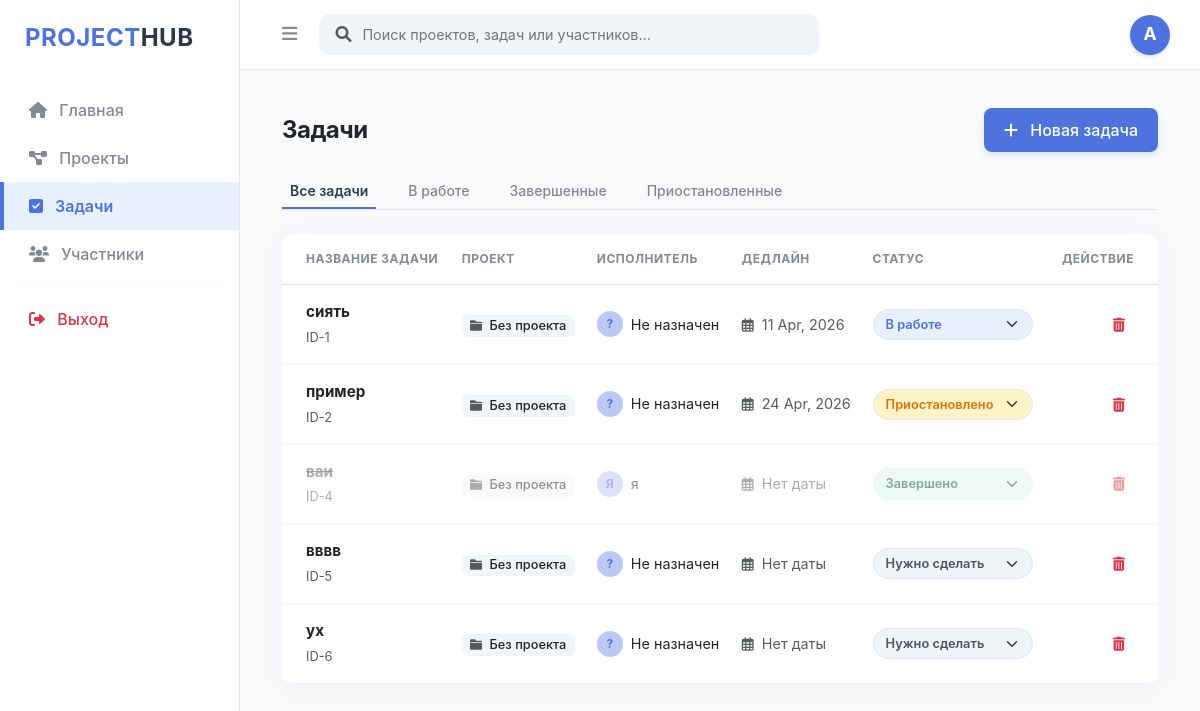
/tasks, run on an earlier commit of the app's database.
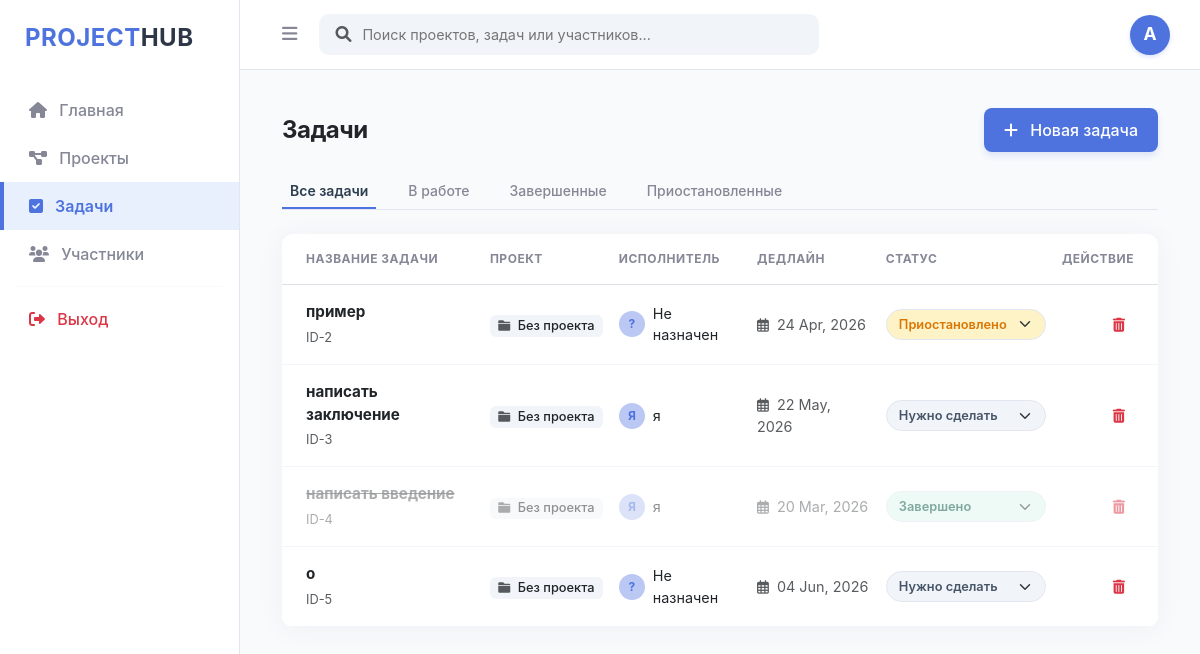
And on a later commit of the database.
### app/models/task.py (models this page shows)
class Task(Base):
    __tablename__ = "tasks"
    id = Column(Integer, primary_key=True, index=True)
    title = Column(String)
    status = Column(String, default="To Do")
    owner_id = Column(Integer, ForeignKey("users.id"))
    owner = relationship("User", back_populates="tasks")
    deadline = Column(Date, nullable=True)
    project_id = Column(Integer, ForeignKey("projects.id"))

### app/models/user.py (models this page shows)
class User(Base):
    __tablename__ = "users"
    id = Column(Integer, primary_key=True, index=True)
    username = Column(String, unique=True, index=True)
    email = Column(String, unique=True, index=True)
    hashed_password = Column(String)
    role = Column(String, default=UserRole.DEVELOPER.value)
    tasks = relationship("Task", back_populates="owner")
    projects = relationship("Project", back_populates="owner")

### app/main.py (the view)
@app.get("/tasks", response_class=HTMLResponse)
async def tasks_page(request: Request, status: str = None, db: Session = Depends(get_db)):
    users = db.query(User).all()
    tasks = db.query(Task).all()
    users = db.query(User).all()
    projects = db.query(Project).all()
    try:
        query = db.query(Task)
        if status:
            query = query.filter(Task.status == status)
        tasks = query.all()
        projects = db.query(Project).all()
        return templates.TemplateResponse("tasks.html", {
            "request": request,
            "tasks": tasks,
            "users": users,
            "projects": projects,
            "current_status": status # Передаем текущий фильтр в шаблон
        })
    except Exception as e:
        return HTMLResponse(content=f"Ошибка: {e}", status_code=500)

### templates/tasks.html (shortened to what this page needs)
{% extends "base.html" %}
{% block content %}
<div class="container-fluid py-2">
    <div class="d-flex justify-content-between align-items-center mb-4">
        <h2 class="h4 fw-bold text-dark mb-0" style="letter-spacing: -0.5px;">Задачи</h2>
        <button class="btn btn-create-task" data-bs-toggle="modal" data-bs-target="#createTaskModal">
            <i class="fas fa-plus me-2"></i> Новая задача
        </button>
    </div>
    <div class="d-flex gap-2 mb-4 border-bottom pb-0" style="border-color: #e3e6f0 !important;">
        <a href="/tasks" class="btn btn-sm filter-tab shadow-none {% if not current_status %}active-filter{% endif %} me-3">
            Все задачи
        </a>
        <a href="/tasks?status=In Progress" class="btn btn-sm filter-tab shadow-none {% if current_status == 'In Progress' %}active-filter{% endif %} me-3">
            В работе
        </a>
        <a href="/tasks?status=Done" class="btn btn-sm filter-tab shadow-none {% if current_status == 'Done' %}active-filter{% endif %} me-3">
            Завершенные
        </a>
        <a href="/tasks?status=On Hold" class="btn btn-sm filter-tab shadow-none {% if current_status == 'On Hold' %}active-filter{% endif %}">
            Приостановленные
        </a>
    </div>
    <div class="card border-0 shadow-sm" style="border-radius: 12px; overflow: hidden; box-shadow: 0 0.15rem 1.75rem 0 rgba(58, 59, 69, 0.05) !important;">
        <div class="table-responsive">
            <table class="table align-middle mb-0" style="background: #ffffff;">
                <thead style="background: #f8fafc;">
                    <tr>
                        <th class="ps-4 py-3 text-uppercase" style="font-size: 0.75rem; color: var(--neutral-gray); letter-spacing: 0.5px;">Название задачи</th>
                        <th class="py-3 text-uppercase" style="font-size: 0.75rem; color: var(--neutral-gray); letter-spacing: 0.5px;">Проект</th>
                        <th class="py-3 text-uppercase" style="font-size: 0.75rem; color: var(--neutral-gray); letter-spacing: 0.5px;">Исполнитель</th>
                        <th class="py-3 text-uppercase" style="font-size: 0.75rem; color: var(--neutral-gray); letter-spacing: 0.5px;">Дедлайн</th>
                        <th class="py-3 text-uppercase" style="font-size: 0.75rem; color: var(--neutral-gray); letter-spacing: 0.5px;">Статус</th>
                        <th class="pe-4 py-3 text-end text-uppercase" style="font-size: 0.75rem; color: var(--neutral-gray); letter-spacing: 0.5px;">Действие</th>
                    </tr>
                </thead>
                <tbody>
                    {% for task in tasks %}
                    <tr class="border-bottom {% if task.status == 'Done' %}opacity-50{% endif %}" style="transition: all 0.3s ease; border-color: #f1f5f9 !important;">
                        <td class="ps-4 py-3">
                            <div class="fw-bold {% if task.status == 'Done' %}text-decoration-line-through text-muted{% else %}text-dark{% endif %}" style="font-size: 0.95rem;">
                                {{ task.title }}
                            </div>
                            <small class="text-muted" style="font-size: 0.8rem;">ID-{{ task.id }}</small>
                        </td>
                        <td>
                            <span class="badge font-weight-normal px-2.5 py-1.5 text-dark" style="background: #f1f5f9; border-radius: 6px; font-size: 0.8rem; font-weight: 500;">
                                <i class="fas fa-folder me-1 text-muted" style="font-size: 0.75rem;"></i> {{ task.project.title if task.project else 'Без проекта' }}
                            </span>
                        </td>
                        <td>
                            <div class="d-flex align-items-center">
                                <div class="rounded-circle me-2 fw-bold text-white" style="width: 26px; height: 26px; background: #bac8f3; color: var(--primary-blue) !important; display: flex; align-items: center; justify-content: center; font-size: 0.75rem;">
                                    {{ task.owner.username[0].upper() if task.owner else '?' }}
                                </div>
                                <span class="text-dark" style="font-size: 0.9rem;">{{ task.owner.username if task.owner else 'Не назначен' }}</span>
                            </div>
                        </td>
                        <td class="text-muted" style="font-size: 0.9rem;">
                            <i class="far fa-calendar-alt me-1" style="font-size: 0.85rem;"></i>
                            {{ task.deadline.strftime('%d %b, %Y') if task.deadline else 'Нет даты' }}
                        </td>
                        <td>
                            <form action="/tasks/update-status/{{ task.id }}" method="post" style="margin: 0;">
                                <select name="status" onchange="this.form.submit()" class="form-select form-select-sm status-select shadow-none {% if task.status == 'To Do' %}status-select-todo{% elif task.status == 'In Progress' %}status-select-progress{% elif task.status == 'Done' %}status-select-done{% else %}status-select-hold{% endif %}">
                                    <option value="To Do" {% if task.status == 'To Do' %}selected{% endif %}>Нужно сделать</option>
                                    <option value="In Progress" {% if task.status == 'In Progress' %}selected{% endif %}>В работе</option>
                                    <option value="Done" {% if task.status == 'Done' %}selected{% endif %}>Завершено</option>
                                    <option value="On Hold" {% if task.status == 'On Hold' %}selected{% endif %}>Приостановлено</option>
                                </select>
                            </form>
                        </td>
                        <td class="pe-4 text-end">
                            <form action="/tasks/delete/{{ task.id }}" method="post" style="display: inline;" onsubmit="return confirm('Удалить эту задачу?')">
                                <button type="submit" class="btn btn-sm text-danger shadow-none p-2" title="Удалить" style="border-radius: 6px; transition: background-color 0.2s;">
                                    <i class="fas fa-trash-alt"></i>
                                </button>
                            </form>
                        </td>
                    </tr>
                    {% endfor %}
                </tbody>
            </table>
        </div>
    </div>
</div>
{% endblock %}

### templates/base.html (shortened to what this page needs)
<!DOCTYPE html>
<html lang="ru">
<head>
    <link href="https://cdn.jsdelivr.net/npm/bootstrap@5.3.0/dist/css/bootstrap.min.css" rel="stylesheet">
    <link rel="stylesheet" href="https://cdnjs.cloudflare.com/ajax/libs/font-awesome/6.0.0/css/all.min.css">
</head>
<body>
    <div class="sidebar" id="sidebar">
        <div class="sidebar-brand">PROJECT<span>HUB</span></div>
        <nav class="nav flex-column">
            <a class="nav-link {% if request.url.path == '/' %}active{% endif %}" href="/">
                <i class="fas fa-home me-2"></i> Главная
            </a>
            <a class="nav-link {% if request.url.path == '/projects' %}active{% endif %}" href="/projects">
                <i class="fas fa-project-diagram me-2"></i> Проекты
            </a>
            <a class="nav-link {% if request.url.path.startswith('/tasks') %}active{% endif %}" href="/tasks">
                <i class="fas fa-check-square me-2"></i> Задачи
            </a>
            <a class="nav-link {% if request.url.path == '/users' %}active{% endif %}" href="/users">
                <i class="fas fa-users me-2"></i> Участники
            </a>
            <hr class="mx-3 my-2" style="color: #e3e6f0;">
            <a class="nav-link text-danger" href="/logout">
                <i class="fas fa-sign-out-alt me-2"></i> Выход
            </a>
        </nav>
    </div>
    <div class="topbar" id="topbar">
        <button id="toggleBtn">
            <i class="fas fa-bars"></i>
        </button>
        <div class="search-container" id="searchContainer">
            <form action="/search" method="get" class="w-100 position-relative">
                <i class="fas fa-search position-absolute top-50 start-0 translate-middle-y ms-3 text-muted" style="z-index: 5;"></i>
                <input type="text" id="searchInput" name="q" class="custom-search-input shadow-none"
                       placeholder="Поиск проектов, задач или участников..."
                       value="{{ query if query else '' }}">
            </form>
        </div>
        <div class="ms-auto dropdown profile-dropdown">
            <a href="#" class="d-flex align-items-center text-decoration-none dropdown-toggle" id="profileMenu" data-bs-toggle="dropdown" aria-expanded="false">
                <div class="profile-avatar">
                    {% if user %}{{ user.username[0] | upper }}{% else %}A{% endif %}
                </div>
            </a>
        </div>
    </div>
    <div class="main-content" id="mainContent">
        {% block content %}{% endblock %}
    </div>
</body>
</html>

### templates/base.html (style rules this page uses)
:root { --sidebar-width: 240px; --topbar-height: 70px; --primary-blue: #4e73df; --light-blue: #e8f0fe; --neutral-dark: #2c3e50; --neutral-gray: #858796; }
body { background-color: #f8fafc; font-family: 'Inter', sans-serif; margin: 0; overflow-x: hidden; }
.sidebar { width: var(--sidebar-width); height: 100vh; position: fixed; left: 0; top: 0; background: #ffffff; border-right: 1px solid #e3e6f0; padding-top: 20px; z-index: 1050; transition: transform 0.3s ease; }
.sidebar-brand { padding: 0 25px 30px; font-size: 1.5rem; font-weight: 700; color: var(--primary-blue); letter-spacing: 0.5px; }
.sidebar-brand span { color: #2d3748; }
.nav-link { padding: 12px 25px; color: var(--neutral-gray); font-weight: 500; transition: all 0.2s; text-decoration: none; display: block; border-left: 4px solid transparent; }
.nav-link i { transition: color 0.2s; }
.nav-link.active { color: var(--primary-blue); background: var(--light-blue); font-weight: 600; border-left-color: var(--primary-blue); }
.nav-link.active i { color: var(--primary-blue); }
.topbar { height: var(--topbar-height); margin-left: var(--sidebar-width); background: #ffffff; border-bottom: 1px solid #e3e6f0; display: flex; align-items: center; padding: 0 30px; position: sticky; top: 0; z-index: 1000; transition: margin-left 0.3s ease; }
#toggleBtn { color: var(--neutral-gray); border: none; background: transparent; font-size: 1.1rem; padding: 8px 12px; border-radius: 8px; transition: all 0.2s; }
.search-container { flex-grow: 1; max-width: 500px; margin-left: 10px; position: relative; }
.custom-search-input { width: 100%; padding: 9px 15px 9px 42px; background: #f1f5f9; border: 1px solid transparent; border-radius: 10px; font-size: 0.9rem; outline: none; transition: all 0.2s; }
.profile-dropdown .dropdown-toggle::after { display: none; }
.profile-avatar { width: 40px; height: 40px; background-color: var(--primary-blue); border-radius: 50%; color: white; display: flex; align-items: center; justify-content: center; font-weight: bold; font-size: 1.1rem; box-shadow: 0 2px 4px rgba(78, 115, 223, 0.2); }
.main-content { margin-left: var(--sidebar-width); padding: 30px; min-height: calc(100vh - var(--topbar-height)); transition: margin-left 0.3s ease; }

### templates/tasks.html (style rules this page uses)
.btn-create-task { background-color: var(--primary-blue) !important; border: none !important; color: #ffffff !important; font-weight: 500; padding: 10px 20px; border-radius: 8px; transition: background-color 0.2s !important; box-shadow: 0 4px 6px rgba(78, 115, 223, 0.15); }
.filter-tab { border: none !important; font-weight: 500; color: var(--neutral-gray) !important; position: relative; padding-bottom: 8px !important; transition: color 0.2s; }
.filter-tab.active-filter { font-weight: 600; color: var(--neutral-dark) !important; }
.filter-tab.active-filter::after { content: ''; position: absolute; bottom: 0; left: 0; width: 100%; height: 2px; background-color: var(--primary-blue); }
.status-select { width: 160px; font-size: 0.8rem; font-weight: 600; cursor: pointer; border-radius: 20px !important; padding: 5px 12px 5px 12px; background-position: right 12px center; border: 1px solid #e3e6f0 !important; }
.status-select-todo { background-color: #f1f5f9; color: #475569; }
.status-select-done { background-color: #def7ec; color: #03543f; }
.status-select-hold { background-color: #fef3c7; color: #d97706; }

What changed in the data, as far as the page shows it:
removed Task: title "сиять", id "1", project "Без проекта", owner "?", owner "Не назначен", deadline "11 Apr, 2026", status "В работе"
removed Task: title "ух", id "6", project "Без проекта", owner "?", owner "Не назначен", deadline "Нет даты", status "Нужно сделать"
added Task: title "написать заключение", id "3", project "Без проекта", owner "Я", owner "я", deadline "22 May, 2026", status "Нужно сделать"
changed Task "Завершено": title "ваи" → "написать введение"; deadline "Нет даты" → "20 Mar, 2026"
changed Task id 5: title "вввв" → "о"; deadline "Нет даты" → "04 Jun, 2026"
